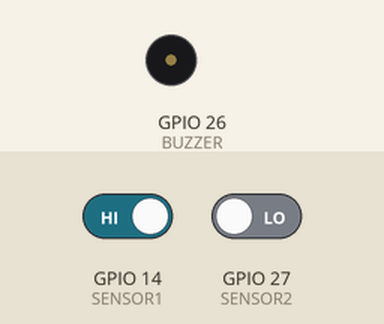
A sketch run on a simulated ESP32. Parts: buzzer (waves = sounding, pin HIGH). Inputs (shaded band) come from the test bench; at power-on: GPIO 14 (SENSOR1) HIGH, GPIO 27 (SENSOR2) LOW. WiFi joins after 1.5 s; servers stay silent unless stated; uploads are accepted with an empty reply; what the sketch prints to the serial monitor is not drawn.

Above: at 2.7 s.
2.8 s: GPIO 14 (SENSOR1) driven LOW
At 3.2 s:
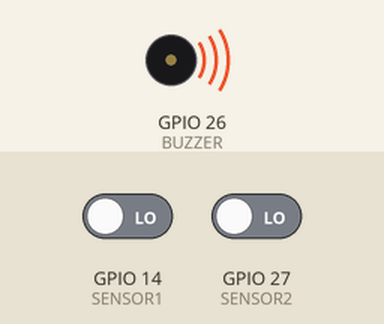
5.8 s: GPIO 27 (SENSOR2) driven HIGH
At 6.5 s:
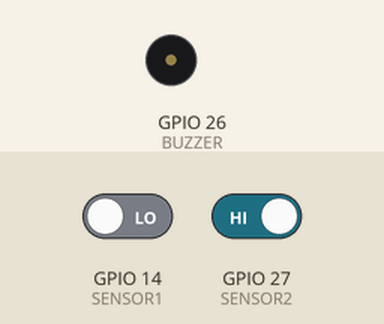
7.3 s: GPIO 27 (SENSOR2) driven LOW
At 8.7 s:
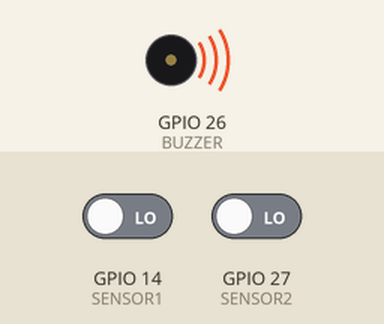
9.8 s: GPIO 14 (SENSOR1) driven HIGH
At 10.9 s:
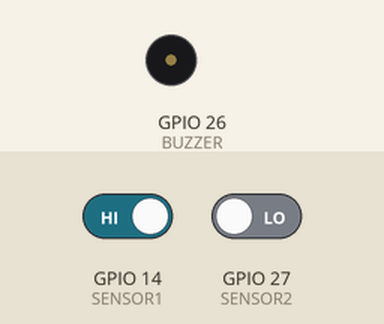
Timing chart, 0 to 12.3 s (numbered marks = the images above; inputs shaded):
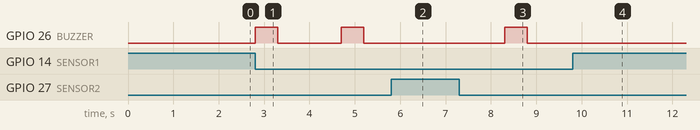

Measured:
- after the input at 2.8 s, GPIO 26 (BUZZER): alternates HIGH for 0.50 s and LOW for 1.4 s, starting at once
- after the input at 5.8 s, GPIO 26 (BUZZER): stays LOW (without the input it goes to HIGH after 0.80 s)
- after the input at 7.3 s, GPIO 26 (BUZZER): LOW → HIGH after 1.0 s, → LOW 0.50 s later
- after the input at 9.8 s, GPIO 26 (BUZZER): stays LOW (without the input it goes to HIGH after 0.40 s)

The sketch:

main.ino
```cpp
#include <WiFi.h>
#include "config.h"
#include "twilio_handler.h"

#define SENSOR1 14
#define SENSOR2 27
#define BUZZER 26

long startTime, endTime;
float distance = 25.0;

void setup() {
  Serial.begin(115200);

  pinMode(SENSOR1, INPUT);
  pinMode(SENSOR2, INPUT);
  pinMode(BUZZER, OUTPUT);

  WiFi.begin(WIFI_SSID, WIFI_PASS);

  Serial.print("Connecting to WiFi");
  while (WiFi.status() != WL_CONNECTED) {
    delay(500);
    Serial.print(".");
  }

  Serial.println("\nConnected!");
}

void loop() {

  if (digitalRead(SENSOR1) == LOW) {
    startTime = millis();

    while (digitalRead(SENSOR2) != LOW);

    endTime = millis();

    float timeSec = (endTime - startTime) / 1000.0;
    float speed = distance / timeSec;

    Serial.print("Speed: ");
    Serial.println(speed);

    if (speed > 50 && speed <= 100) {
      digitalWrite(BUZZER, HIGH);
      delay(300);
      digitalWrite(BUZZER, LOW);

      sendSMS("Overspeed detected! Fine: Rs.500");
    }

    if (speed > 100) {
      digitalWrite(BUZZER, HIGH);
      delay(500);
      digitalWrite(BUZZER, LOW);

      sendSMS("Severe overspeed! Fine: Rs.1000");
      makeCall();
    }

    delay(1000);
  }
}
```

twilio_handler.h
```cpp
#ifndef TWILIO_HANDLER_H
#define TWILIO_HANDLER_H

#include <WiFiClientSecure.h>
#include <HTTPClient.h>
#include "config.h"

WiFiClientSecure client;

String base64Encode(String input);

void sendSMS(String message) {
  HTTPClient https;

  String url = "https://api.twilio.com/2010-04-01/Accounts/" + String(ACCOUNT_SID) + "/Messages.json";

  String postData = "To=" + String(TO_NUMBER) +
                    "&From=" + String(FROM_NUMBER) +
                    "&Body=" + message;

  client.setInsecure();
  https.begin(client, url);

  String auth = base64Encode(String(ACCOUNT_SID) + ":" + String(AUTH_TOKEN));
  https.addHeader("Authorization", "Basic " + auth);
  https.addHeader("Content-Type", "application/x-www-form-urlencoded");

  int httpCode = https.POST(postData);

  Serial.print("SMS Status: ");
  Serial.println(httpCode);

  https.end();
}

void makeCall() {
  HTTPClient https;

  String url = "https://api.twilio.com/2010-04-01/Accounts/" + String(ACCOUNT_SID) + "/Calls.json";

  String postData = "To=" + String(TO_NUMBER) +
                    "&From=" + String(FROM_NUMBER) +
                    "&Url=http://demo.twilio.com/docs/voice.xml";

  client.setInsecure();
  https.begin(client, url);

  String auth = base64Encode(String(ACCOUNT_SID) + ":" + String(AUTH_TOKEN));
  https.addHeader("Authorization", "Basic " + auth);
  https.addHeader("Content-Type", "application/x-www-form-urlencoded");

  int httpCode = https.POST(postData);

  Serial.print("Call Status: ");
  Serial.println(httpCode);

  https.end();
}

String base64Encode(String input) {
  const char* base64_chars = "ABCDEFGHIJKLMNOPQRSTUVWXYZabcdefghijklmnopqrstuvwxyz0123456789+/";
  String output = "";
  int val = 0, valb = -6;

  for (uint8_t c : input) {
    val = (val << 8) + c;
    valb += 8;
    while (valb >= 0) {
      output += base64_chars[(val >> valb) & 0x3F];
      valb -= 6;
    }
  }
  if (valb > -6) output += base64_chars[((val << 8) >> (valb + 8)) & 0x3F];
  while (output.length() % 4) output += '=';

  return output;
}

#endif
```

config.h
```cpp
#ifndef CONFIG_H
#define CONFIG_H

#define WIFI_SSID "YOUR_WIFI"
#define WIFI_PASS "YOUR_PASSWORD"

#define ACCOUNT_SID "YOUR_TWILIO_SID"
#define AUTH_TOKEN "YOUR_TWILIO_AUTH_TOKEN"

#define FROM_NUMBER "+1234567890"
#define TO_NUMBER "+91XXXXXXXXXX"

#endif
```
